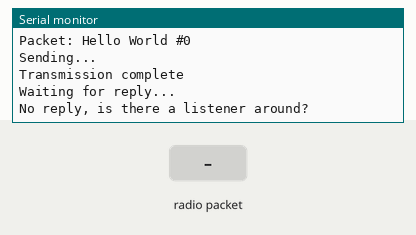
This sketch was run on a simulated Arduino Uno, built with avr-gcc and run on an emulated ATmega328P. Shown: the last lines printed to the serial monitor. Inputs (shaded band) come from the test bench. No radio packets arrive unless stated.

Above: at 1.3 s.
1.4 s: radio packet "1" arrives
At 2.6 s:
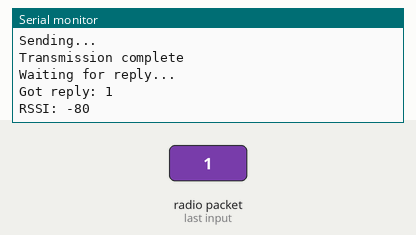
3.8 s: radio packet "0" arrives
At 5.16 s:
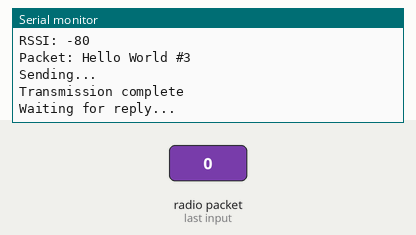
5.3 s: radio packet "2" arrives
At 6.1 s:
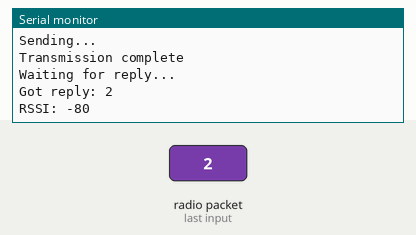
Timing chart, 0 to 8.3 s (numbered marks = the images above; inputs shaded):
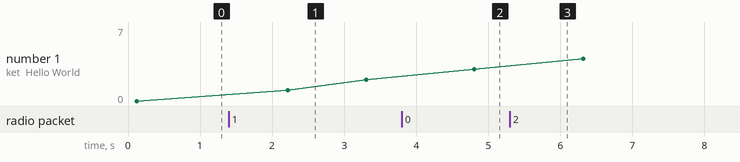

The sketch:

test_TX.ino
```cpp
#include <SPI.h>
#include <RH_RF95.h>

#define RFM95_CS 10
#define RFM95_RST 9
#define RFM95_INT 2
#define RF95_FREQ 434.0

// Singleton instance of the radio driver
RH_RF95 rf95(RFM95_CS, RFM95_INT);

int16_t packetnum = 0;  // packet counter, we increment per xmission

void setup(){
  pinMode(RFM95_RST, OUTPUT);
  digitalWrite(RFM95_RST, HIGH);

  while (!Serial);
  Serial.begin(115200);
  delay(100);

  Serial.println("Arduino LoRa TX Test");

  // manual reset
  digitalWrite(RFM95_RST, LOW);
  delay(10);
  digitalWrite(RFM95_RST, HIGH);
  delay(10);

  while (!rf95.init()) {
    Serial.println("LoRa radio init failed");
    while (1);
  }
  Serial.println("LoRa radio init OK");

  // Defaults after init are 434.0MHz, modulation GFSK_Rb250Fd250, +13dbM
  if (!rf95.setFrequency(RF95_FREQ)) {
    Serial.println("setFrequency failed");
    while (1);
  }
  Serial.print("Set Freq to: "); Serial.println(RF95_FREQ);

  // Defaults after init are 434.0MHz, 13dBm, Bw = 125 kHz, Cr = 4/5, Sf = 128chips/symbol, CRC on

  // The default transmitter power is 13dBm, using PA_BOOST.
  // If you are using RFM95/96/97/98 modules which uses the PA_BOOST transmitter pin, then
  // you can set transmitter powers from 5 to 23 dBm:
  rf95.setTxPower(20, false);
}


void loop(){
  char radiopacket[20] = "Hello World #      ";
  itoa(packetnum++, radiopacket+13, 10);
  Serial.print("Packet: "); Serial.println(radiopacket);
  radiopacket[19] = 0;

  Serial.println("Sending..."); delay(10);
  rf95.send((uint8_t *)radiopacket, 20);

  delay(10);
  rf95.waitPacketSent();
	Serial.println("Transmission complete");


	// Wait for a reply
  uint8_t buf[RH_RF95_MAX_MESSAGE_LEN];
  uint8_t len = sizeof(buf);

  Serial.println("Waiting for reply..."); delay(10);
  if (rf95.waitAvailableTimeout(1000)){
    // Should be a reply message for us now
    if (rf95.recv(buf, &len)){
      Serial.print("Got reply: ");
      Serial.println((char*)buf);
      Serial.print("RSSI: ");
      Serial.println(rf95.lastRssi(), DEC);
    }
    else{
      Serial.println("Receive failed");
    }
  }
  else{
    Serial.println("No reply, is there a listener around?");
  }
  delay(1000);
}
```

Measured:
- after the input at 1.4 s, the serial monitor: prints a new line after 0.91 s (image 1)
- after the input at 3.8 s, the serial monitor: prints a new line at once (image 2)
- after the input at 5.3 s, the serial monitor: prints a new line at once (image 3)
- plotted number 1: 0 → 2 after the input at 1.4 s, 2 → 3 after the input at 3.8 s, 3 → 7 after the input at 5.3 s
